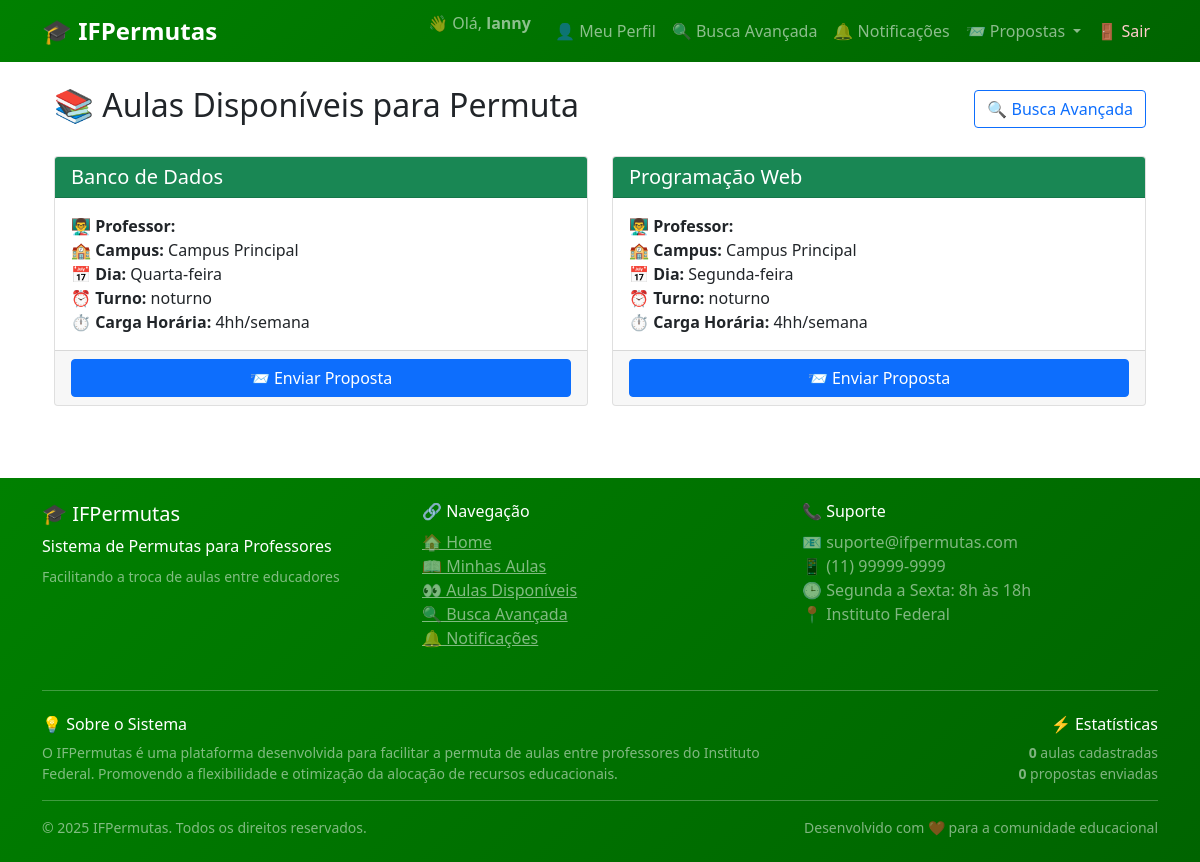
/aulas/ (signed in), run on the app's committed database.
### core/models.py (models this page shows, shortened)
class Aula(models.Model):
    DISCIPLINA_CHOICES = [
        ('matematica', 'Matemática'),
        ('portugues', 'Língua Portuguesa'),
        ('historia', 'História'),
        ('geografia', 'Geografia'),
        ('ciencias', 'Ciências'),
        ('fisica', 'Física'),
        ('quimica', 'Química'),
        ('biologia', 'Biologia'),
        ('ingles', 'Inglês'),
        ('educacao_fisica', 'Educação Física'),
        ('artes', 'Artes'),
        ('filosofia', 'Filosofia'),
        ('sociologia', 'Sociologia'),
    ]
    DIA_SEMANA_CHOICES = [
        ('segunda', 'Segunda-feira'),
        ('terca', 'Terça-feira'),
        ('quarta', 'Quarta-feira'),
        ('quinta', 'Quinta-feira'),
        ('sexta', 'Sexta-feira'),
        ('sabado', 'Sábado'),
    ]
    TURNO_CHOICES = [
        ('manha', 'Manhã'),
        ('tarde', 'Tarde'),
        ('noite', 'Noite'),
        ('integral', 'Integral'),
    ]
    STATUS_CHOICES = [
        ('disponivel', 'Disponível'),
        ('indisponivel', 'Indisponível'),
        ('permutada', 'Permutada'),
    ]
    professor = models.ForeignKey(Professor, on_delete=models.CASCADE)
    disciplina = models.CharField(max_length=50, choices=DISCIPLINA_CHOICES)
    campus = models.CharField(max_length=100)
    dia_semana = models.CharField(max_length=20, choices=DIA_SEMANA_CHOICES)
    turno = models.CharField(max_length=20, choices=TURNO_CHOICES)
    carga_horaria = models.IntegerField(help_text="Carga horária semanal em horas")
    status = models.CharField(max_length=20, choices=STATUS_CHOICES, default='disponivel')
    data_criacao = models.DateTimeField(auto_now_add=True)
    data_atualizacao = models.DateTimeField(auto_now=True)
    class Meta:
        ordering = ['-data_criacao']
        verbose_name = 'Aula'
        verbose_name_plural = 'Aulas'

### accounts/models.py (models this page shows, shortened)
class Professor(models.Model):
    user = models.OneToOneField(User, on_delete=models.CASCADE)
    matricula = models.CharField(max_length=20, default='MAT-TEMP')
    departamento = models.CharField(max_length=100, default='A definir')
    campus = models.CharField(max_length=100, default='Principal')
    telefone = models.CharField(max_length=20, blank=True)
    data_cadastro = models.DateTimeField(auto_now_add=True)  # ← ADICIONE ESTA LINHA
    class Meta:
        verbose_name = 'Professor'
        verbose_name_plural = 'Professores'

### core/views.py (the view)
# urls.py: path('aulas/', views.lista_aulas, name='lista_aulas'),
@login_required
def lista_aulas(request):
    aulas = Aula.objects.filter(status='disponivel').select_related('professor__user')
    return render(request, 'core/lista_aulas.html', {'aulas': aulas})

### templates/core/lista_aulas.html (shortened to what this page needs)
{% extends 'base.html' %}
{% block content %}
<div class="container">
    <div class="d-flex justify-content-between align-items-center mb-4">
        <h2>📚 Aulas Disponíveis para Permuta</h2>
        <a href="{% url 'core:busca_avancada' %}" class="btn btn-outline-primary">
            🔍 Busca Avançada
        </a>
    </div>
    {% if aulas %}
        <div class="row">
            {% for aula in aulas %}
            <div class="col-md-6 mb-4">
                <div class="card h-100">
                    <div class="card-header bg-success text-white">
                        <h5 class="mb-0">{{ aula.get_disciplina_display }}</h5>
                    </div>
                    <div class="card-body">
                        <p class="card-text">
                            <strong>👨‍🏫 Professor:</strong> {{ aula.professor.user.get_full_name }}<br>
                            <strong>🏫 Campus:</strong> {{ aula.campus }}<br>
                            <strong>📅 Dia:</strong> {{ aula.get_dia_semana_display }}<br>
                            <strong>⏰ Turno:</strong> {{ aula.get_turno_display }}<br>
                            <strong>⏱️ Carga Horária:</strong> {{ aula.carga_horaria }}h/semana
                        </p>
                    </div>
                    <div class="card-footer">
                        <div class="d-grid gap-2">
                            <a href="{% url 'core:enviar_proposta' aula.id %}" class="btn btn-primary">
                                📨 Enviar Proposta
                            </a>
                        </div>
                    </div>
                </div>
            </div>
            {% endfor %}
        </div>
    {% endif %}
</div>
{% endblock %}

### templates/base.html (shortened to what this page needs)
<!DOCTYPE html>
<html lang="pt-br">
<head>
    <link href="https://cdn.jsdelivr.net/npm/bootstrap@5.1.3/dist/css/bootstrap.min.css" rel="stylesheet">
</head>
<body>
    <div class="main-container">
        {% if user.is_authenticated %}
        <nav class="navbar navbar-expand-lg navbar-dark" style="background: linear-gradient(135deg, #008000 0%, #006400 100%);">
            <div class="container">
                <a class="navbar-brand fw-bold" href="{% url 'core:home' %}">
                    🎓 IFPermutas
                </a>
                <div class="collapse navbar-collapse" id="navbarNav">
                    <ul class="navbar-nav ms-auto">
                        <li class="nav-item">
                            <span class="navbar-text me-3">
                                👋 Olá, <strong>{{ user.get_full_name|default:user.username }}</strong>
                            </span>
                        </li>
                        <li class="nav-item">
                            <a class="nav-link" href="{% url 'accounts:profile' %}">
                                👤 Meu Perfil
                            </a>
                        </li>
                        <li class="nav-item">
                            <a class="nav-link" href="{% url 'core:busca_avancada' %}">
                                🔍 Busca Avançada
                            </a>
                        </li>
                        <li class="nav-item">
                            <a class="nav-link" href="{% url 'core:notificacoes' %}">
                                🔔 Notificações
                            </a>
                        </li>
                        <li class="nav-item dropdown">
                            <a class="nav-link dropdown-toggle" href="#" id="propostasDropdown" role="button" data-bs-toggle="dropdown">
                                📨 Propostas
                            </a>
                        </li>
                        <li class="nav-item">
                            <form method="post" action="{% url 'logout' %}" class="d-inline">
                                <button type="submit" class="nav-link logout-btn">
                                    🚪 Sair
                                </button>
                            </form>
                        </li>
                    </ul>
                </div>
            </div>
        </nav>
        {% endif %}
        <div class="content-wrap">
            <div class="{% if not user.is_authenticated %}container-fluid p-0{% else %}container mt-4{% endif %}">
                {% block content %}
                {% endblock %}
            </div>
        </div>
        <footer class="footer mt-5 py-4">
            <div class="container">
                <div class="row">
                    <div class="col-md-4">
                        <h5>🎓 IFPermutas</h5>
                        <p class="mb-2">Sistema de Permutas para Professores</p>
                        <p class="small mb-0 text-white-50">Facilitando a troca de aulas entre educadores</p>
                    </div>
                    <div class="col-md-4">
                        <h6>🔗 Navegação</h6>
                        <ul class="list-unstyled">
                            {% if user.is_authenticated %}
                                <li><a href="{% url 'core:home' %}" class="text-white-50">🏠 Home</a></li>
                                <li><a href="{% url 'core:minhas_aulas' %}" class="text-white-50">📖 Minhas Aulas</a></li>
                                <li><a href="{% url 'core:lista_aulas' %}" class="text-white-50">👀 Aulas Disponíveis</a></li>
                                <li><a href="{% url 'core:busca_avancada' %}" class="text-white-50">🔍 Busca Avançada</a></li>
                                <li><a href="{% url 'core:notificacoes' %}" class="text-white-50">🔔 Notificações</a></li>
                            {% else %}
                                <li><a href="{% url 'login' %}" class="text-white-50">🔑 Login</a></li>
                                <li><a href="{% url 'core:home' %}" class="text-white-50">🏠 Home</a></li>
                            {% endif %}
                        </ul>
                    </div>
                    <div class="col-md-4">
                        <h6>📞 Suporte</h6>
                        <ul class="list-unstyled">
                            <li class="text-white-50">📧 suporte@ifpermutas.com</li>
                            <li class="text-white-50">📱 (11) 99999-9999</li>
                            <li class="text-white-50">🕒 Segunda a Sexta: 8h às 18h</li>
                            <li class="text-white-50">📍 Instituto Federal</li>
                        </ul>
                    </div>
                </div>
                <hr class="my-4" style="border-color: rgba(255,255,255,0.1);">
                <div class="row">
                    <div class="col-md-8">
                        <h6>💡 Sobre o Sistema</h6>
                        <p class="small text-white-50 mb-0">
                            O IFPermutas é uma plataforma desenvolvida para facilitar a permuta de aulas entre professores
                            do Instituto Federal. Promovendo a flexibilidade e otimização da alocação de recursos educacionais.
                        </p>
                    </div>
                    <div class="col-md-4 text-md-end">
                        <h6>⚡ Estatísticas</h6>
                        <p class="small text-white-50 mb-0">
                            {% if user.is_authenticated %}
                                <strong>{{ user.professor.aula_set.count }}</strong> aulas cadastradas<br>
                                <strong>{{ user.professor.propostas_feitas.count }}</strong> propostas enviadas
                            {% else %}
                                Junte-se a nossa comunidade!
                            {% endif %}
                        </p>
                    </div>
                </div>
                <hr class="my-3" style="border-color: rgba(255,255,255,0.1);">
                <div class="row align-items-center">
                    <div class="col-md-6">
                        <p class="mb-0 small text-white-50">
                            &copy; 2025 IFPermutas. Todos os direitos reservados.
                        </p>
                    </div>
                    <div class="col-md-6 text-md-end">
                        <p class="mb-0 small text-white-50">
                            Desenvolvido com ❤️ para a comunidade educacional
                        </p>
                    </div>
                </div>
            </div>
        </footer>
    </div>
</body>
</html>

### templates/base.html (style rules this page uses)
.navbar-brand { font-size: 1.5rem; }
.logout-btn { background: none; border: none; color: #ffcccb !important; cursor: pointer; padding: 8px 0; }
.footer { background: linear-gradient(135deg, #008000 0%, #006400 100%); color: white; margin-top: auto; }
.main-container { min-height: 100vh; display: flex; flex-direction: column; }
.content-wrap { flex: 1; }

### data on the page
Aula: disciplina "Banco de Dados", campus "Campus Principal", dia_semana "Quarta-feira", turno "noturno", carga_horaria "4h"
Aula: disciplina "Programação Web", campus "Campus Principal", dia_semana "Segunda-feira", turno "noturno", carga_horaria "4h"

### other printed values
{{ user.get_full_name|default:user.username }} "lanny"
{{ user.professor.aula_set.count }} "0"
{{ user.professor.propostas_feitas.count }} "0"
